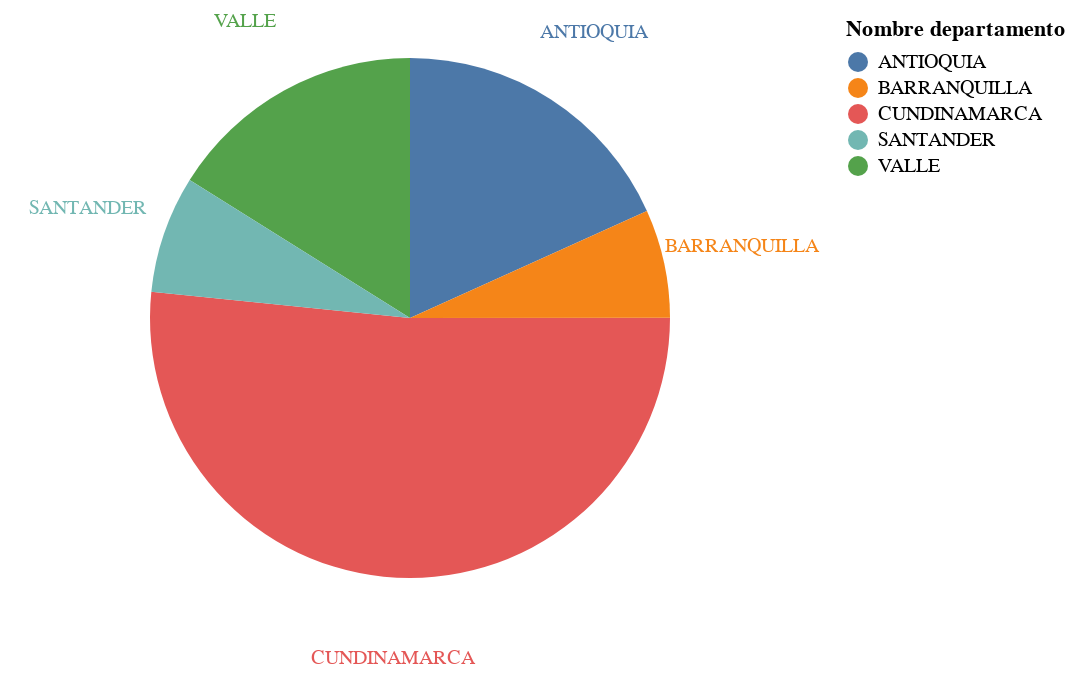

The notebook cell this image was saved under:
### Code cell
base = alt.Chart(top_5th_departments).encode(
    theta=alt.Theta("Casos:Q", stack=True), color=alt.Color("Nombre departamento:N")
)

pie = base.mark_arc(outerRadius=130)
text = base.mark_text(radius=170, size=10).encode(text="Nombre departamento:N")

pie + text

### Figure 1 — Vega-Lite specification as saved in the notebook (floating-point values rounded to 4 significant figures)
{"config": {"view": {"continuousWidth": 400, "continuousHeight": 300}}, "layer": [{"mark": {"type": "arc", "outerRadius": 130}, "encoding": {"color": {"field": "Nombre departamento", "type": "nominal"}, "theta": {"field": "Casos", "stack": true, "type": "quantitative"}}}, {"mark": {"type": "text", "radius": 170, "size": 10}, "encoding": {"color": {"field": "Nombre departamento", "type": "nominal"}, "text": {"field": "Nombre departamento", "type": "nominal"}, "theta": {"field": "Casos", "stack": true, "type": "quantitative"}}}], "data": {"name": "data-aee5da3efed5e8d6b1bd9feb5dd62c78"}, "$schema": "https://vega.github.io/schema/vega-lite/v4.17.0.json", "datasets": {"data-aee5da3efed5e8d6b1bd9feb5dd62c78": [{"Nombre departamento": "CUNDINAMARCA", "Casos": 327148}, {"Nombre departamento": "ANTIOQUIA", "Casos": 115585}, {"Nombre departamento": "VALLE", "Casos": 101942}, {"Nombre departamento": "SANTANDER", "Casos": 46198}, {"Nombre departamento": "BARRANQUILLA", "Casos": 42667}]}}
